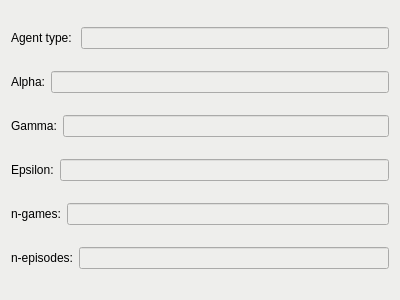
<?xml version="1.0" encoding="UTF-8"?>
<ui version="4.0">
 <class>Form</class>
 <widget class="QWidget" name="Form">
  <property name="geometry">
   <rect>
    <x>0</x>
    <y>0</y>
    <width>400</width>
    <height>300</height>
   </rect>
  </property>
  <property name="windowTitle">
   <string>Form</string>
  </property>
  <property name="styleSheet">
   <string notr="true">background-color: rgb(238, 238, 236);</string>
  </property>
  <layout class="QVBoxLayout" name="verticalLayout_2">
   <item>
    <layout class="QHBoxLayout" name="horizontalLayout_3">
     <item>
      <widget class="QLabel" name="label">
       <property name="text">
        <string>Agent type: </string>
       </property>
      </widget>
     </item>
     <item>
      <widget class="QLineEdit" name="type">
       <property name="enabled">
        <bool>false</bool>
       </property>
      </widget>
     </item>
    </layout>
   </item>
   <item>
    <layout class="QHBoxLayout" name="horizontalLayout_5">
     <item>
      <widget class="QLabel" name="label_2">
       <property name="text">
        <string>Alpha:</string>
       </property>
      </widget>
     </item>
     <item>
      <widget class="QLineEdit" name="alpha">
       <property name="enabled">
        <bool>false</bool>
       </property>
      </widget>
     </item>
    </layout>
   </item>
   <item>
    <layout class="QHBoxLayout" name="horizontalLayout">
     <item>
      <widget class="QLabel" name="label_3">
       <property name="text">
        <string>Gamma:</string>
       </property>
      </widget>
     </item>
     <item>
      <widget class="QLineEdit" name="gamma">
       <property name="enabled">
        <bool>false</bool>
       </property>
      </widget>
     </item>
    </layout>
   </item>
   <item>
    <layout class="QHBoxLayout" name="horizontalLayout_4">
     <item>
      <widget class="QLabel" name="label_4">
       <property name="text">
        <string>Epsilon:</string>
       </property>
      </widget>
     </item>
     <item>
      <widget class="QLineEdit" name="epsilon">
       <property name="enabled">
        <bool>false</bool>
       </property>
      </widget>
     </item>
    </layout>
   </item>
   <item>
    <layout class="QHBoxLayout" name="horizontalLayout_2">
     <item>
      <widget class="QLabel" name="label_5">
       <property name="text">
        <string>n-games:</string>
       </property>
      </widget>
     </item>
     <item>
      <widget class="QLineEdit" name="n_games">
       <property name="enabled">
        <bool>false</bool>
       </property>
      </widget>
     </item>
    </layout>
   </item>
   <item>
    <layout class="QHBoxLayout" name="horizontalLayout_6">
     <item>
      <widget class="QLabel" name="label_6">
       <property name="text">
        <string>n-episodes:</string>
       </property>
      </widget>
     </item>
     <item>
      <widget class="QLineEdit" name="n_episodes">
       <property name="enabled">
        <bool>false</bool>
       </property>
      </widget>
     </item>
    </layout>
   </item>
  </layout>
 </widget>
 <resources/>
 <connections/>
</ui>
